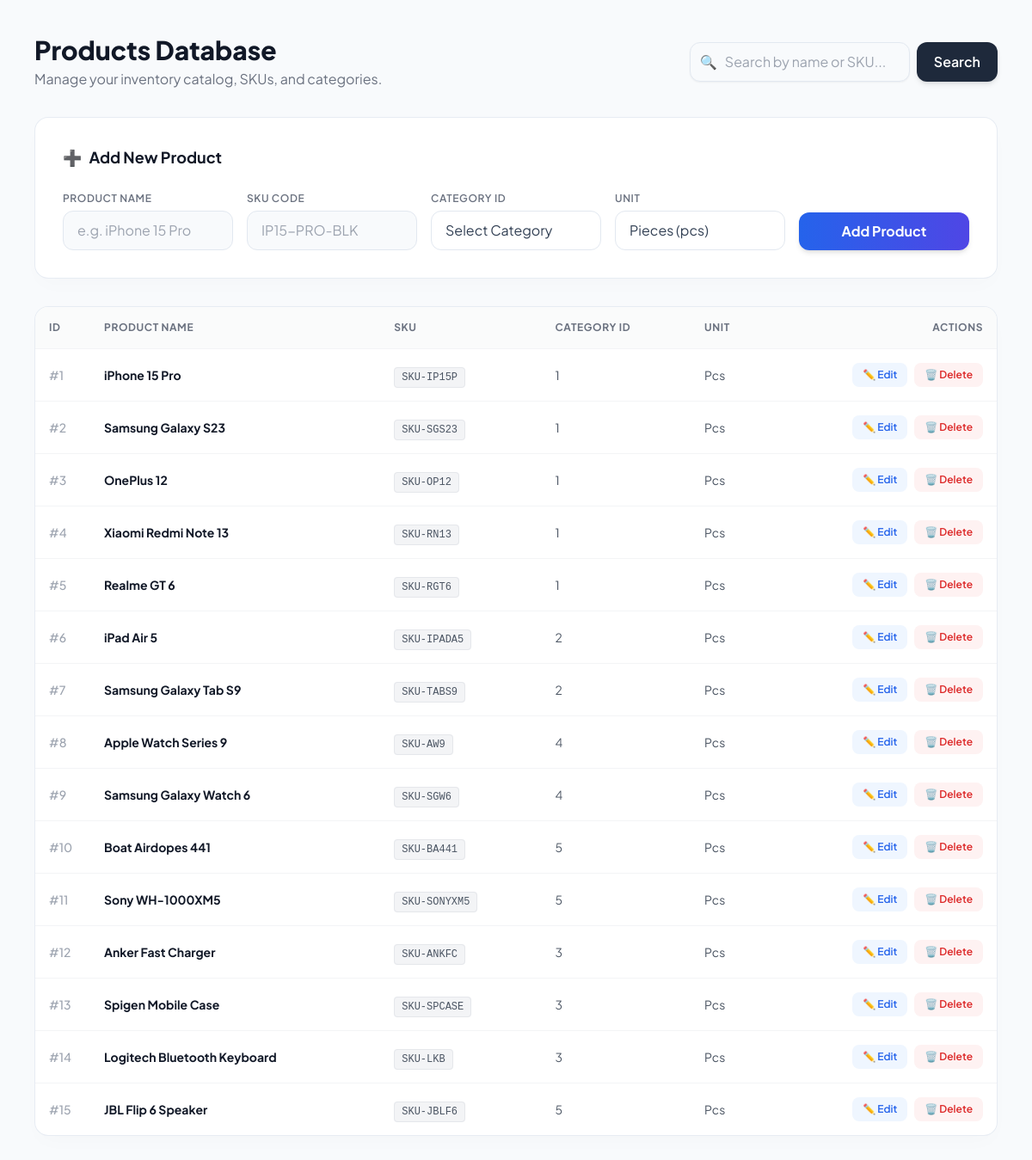
The page /products.php (signed in) on the database its author committed.
### tables this page shows
CREATE TABLE `products` (
  `product_id` int(11) NOT NULL,
  `product_name` varchar(150) DEFAULT NULL,
  `sku` varchar(50) DEFAULT NULL,
  `category_id` int(11) DEFAULT NULL,
  `unit` varchar(20) DEFAULT NULL,
  `reorder_level` int(11) DEFAULT 10,
  `created_at` timestamp NOT NULL DEFAULT current_timestamp()
);

### products.php (the view, shortened to what this page needs)
<?php
include "db.php";
$search="";
if(isset($_GET['search'])){
    $search=$_GET['search'];
    $products=mysqli_query($conn,"SELECT * FROM products WHERE product_name LIKE '%$search%' OR sku LIKE '%$search%'");
}else{
    $products=mysqli_query($conn,"SELECT * FROM products");
}
?>
<!DOCTYPE html>
<html lang="en">
<head>
    <script src="https://cdn.tailwindcss.com"></script>
</head>
<body class="flex h-screen overflow-hidden text-gray-800">
    <main class="flex-1 h-full overflow-y-auto relative">
        <div class="p-6 lg:p-10 max-w-7xl mx-auto space-y-8">
            <div class="flex flex-col md:flex-row justify-between items-start md:items-center gap-4 fade-in">
                <div>
                    <h1 class="text-3xl font-extrabold text-gray-900">Products Database</h1>
                    <p class="text-gray-500 mt-1">Manage your inventory catalog, SKUs, and categories.</p>
                </div>
                <form method="get" class="flex w-full md:w-auto gap-2">
                    <div class="relative w-full md:w-64">
                        <span class="absolute inset-y-0 left-0 flex items-center pl-3 text-gray-400">🔍</span>
                        <input type="text" name="search" placeholder="Search by name or SKU..." value="<?php echo htmlspecialchars($search); ?>" class="form-input pl-10 w-full shadow-sm">
                    </div>
                    <button type="submit" class="bg-slate-800 hover:bg-slate-900 text-white font-semibold py-2 px-5 rounded-xl shadow-md transition-colors whitespace-nowrap">
                        Search
                    </button>
                </form>
            </div>
            <div class="glass-panel p-6 lg:p-8 fade-in" style="animation-delay: 0.1s;">
                <h3 class="text-lg font-bold text-gray-900 mb-5 flex items-center gap-2"><span>➕</span> Add New Product</h3>
                <form method="post" class="grid grid-cols-1 md:grid-cols-2 lg:grid-cols-5 gap-4 items-end">
                    <div class="space-y-1 lg:col-span-1">
                        <label class="text-xs font-semibold text-gray-500 uppercase tracking-wider">Product Name</label>
                        <input type="text" name="product_name" placeholder="e.g. iPhone 15 Pro" required class="form-input">
                    </div>
                    <div class="space-y-1 lg:col-span-1">
                        <label class="text-xs font-semibold text-gray-500 uppercase tracking-wider">SKU Code</label>
                        <input type="text" name="sku" placeholder="IP15-PRO-BLK" required class="form-input">
                    </div>
                    <div class="space-y-1 lg:col-span-1">
                        <label class="text-xs font-semibold text-gray-500 uppercase tracking-wider">Category ID</label>
                        <select name="category_id" required class="form-input appearance-none bg-white">
                            <option value="" disabled selected>Select Category</option>
                        </select>
                    </div>
                    <div class="space-y-1 lg:col-span-1">
                        <label class="text-xs font-semibold text-gray-500 uppercase tracking-wider">Unit</label>
                        <select name="unit" required class="form-input appearance-none bg-white">
                            <option value="pcs">Pieces (pcs)</option>
                        </select>
                    </div>
                    <div class="lg:col-span-1">
                        <button type="submit" name="add" class="w-full bg-gradient-to-r from-blue-600 to-indigo-600 hover:from-blue-700 hover:to-indigo-700 text-white font-bold py-2.5 px-4 rounded-xl shadow-md hover:shadow-lg transition-all transform hover:-translate-y-0.5">
                            Add Product
                        </button>
                    </div>
                </form>
            </div>
            <div class="glass-panel overflow-hidden fade-in" style="animation-delay: 0.2s;">
                <div class="overflow-x-auto">
                    <table class="w-full text-left border-collapse">
                        <thead>
                            <tr class="bg-gray-50/80 text-gray-500 text-xs tracking-wider uppercase border-b border-gray-100">
                                <th class="p-4 font-bold w-16">ID</th>
                                <th class="p-4 font-bold">Product Name</th>
                                <th class="p-4 font-bold">SKU</th>
                                <th class="p-4 font-bold">Category ID</th>
                                <th class="p-4 font-bold">Unit</th>
                                <th class="p-4 font-bold text-right">Actions</th>
                            </tr>
                        </thead>
                        <tbody class="divide-y divide-gray-100 text-sm">
                            <?php if(mysqli_num_rows($products) > 0): ?>
                                <?php while($row=mysqli_fetch_assoc($products)){ ?>
                                <tr class="hover:bg-blue-50/30 transition-colors group">
                                    <td class="p-4 text-gray-400 font-medium">#<?php echo $row['product_id']; ?></td>
                                    <td class="p-4 font-bold text-gray-900"><?php echo htmlspecialchars($row['product_name']); ?></td>
                                    <td class="p-4"><span class="bg-gray-100 text-gray-600 px-2 py-1 rounded font-mono text-xs border border-gray-200"><?php echo htmlspecialchars($row['sku']); ?></span></td>
                                    <td class="p-4 text-gray-600"><?php echo htmlspecialchars($row['category_id']); ?></td>
                                    <td class="p-4 text-gray-600 capitalize"><?php echo htmlspecialchars($row['unit']); ?></td>
                                    <td class="p-4 flex justify-end gap-2">
                                        <button onclick="openEditModal(
                                            '<?php echo $row['product_id']; ?>',
                                            '<?php echo addslashes($row['product_name']); ?>',
                                            '<?php echo addslashes($row['sku']); ?>',
                                            '<?php echo $row['category_id']; ?>',
                                            '<?php echo addslashes($row['unit']); ?>'
                                            )"
                                            class="inline-flex items-center gap-1 bg-blue-50 text-blue-600 hover:bg-blue-600 hover:text-white px-3 py-1.5 rounded-lg font-semibold transition-colors text-xs">
                                            ✏️ Edit
                                        </button>
                                        <a href="products.php?delete=<?php echo $row['product_id']; ?>"
                                           onclick="return confirm('Are you sure you want to delete <?php echo addslashes($row['product_name']); ?>? This action cannot be undone.')"
                                           class="inline-flex items-center gap-1 bg-red-50 text-red-600 hover:bg-red-600 hover:text-white px-3 py-1.5 rounded-lg font-semibold transition-colors text-xs">
                                           🗑️ Delete
                                        </a>
                                    </td>
                                </tr>
                                <?php } ?>
                            <?php endif; ?>
                        </tbody>
                    </table>
                </div>
            </div>
        </div>
    </main>
</body>
</html>

### products.php (style rules this page uses)
body { font-family: 'Plus Jakarta Sans', sans-serif; background: #f8fafc; }
.glass-panel { background: #ffffff; border: 1px solid rgba(226, 232, 240, 0.8); box-shadow: 0 10px 25px -5px rgba(0, 0, 0, 0.02), 0 8px 10px -6px rgba(0, 0, 0, 0.01); border-radius: 1rem; transition: all 0.3s ease; }
.form-input { width: 100%; background-color: #f8fafc; border: 1px solid #e2e8f0; color: #334155; border-radius: 0.75rem; padding: 0.625rem 1rem; transition: all 0.2s; }
.fade-in { opacity: 0; transform: translateY(10px); animation: fadeIn 0.5s cubic-bezier(0.16, 1, 0.3, 1) forwards; }

### rows shown on the page
products: product_id "1", product_name "iPhone 15 Pro", sku "SKU-IP15P", category "1", unit "Pcs"
products: product_id "2", product_name "Samsung Galaxy S23", sku "SKU-SGS23", category "1", unit "Pcs"
products: product_id "3", product_name "OnePlus 12", sku "SKU-OP12", category "1", unit "Pcs"
products: product_id "4", product_name "Xiaomi Redmi Note 13", sku "SKU-RN13", category "1", unit "Pcs"
products: product_id "5", product_name "Realme GT 6", sku "SKU-RGT6", category "1", unit "Pcs"
products: product_id "6", product_name "iPad Air 5", sku "SKU-IPADA5", category "2", unit "Pcs"
products: product_id "7", product_name "Samsung Galaxy Tab S9", sku "SKU-TABS9", category "2", unit "Pcs"
products: product_id "8", product_name "Apple Watch Series 9", sku "SKU-AW9", category "4", unit "Pcs"
products: product_id "9", product_name "Samsung Galaxy Watch 6", sku "SKU-SGW6", category "4", unit "Pcs"
products: product_id "10", product_name "Boat Airdopes 441", sku "SKU-BA441", category "5", unit "Pcs"
products: product_id "11", product_name "Sony WH-1000XM5", sku "SKU-SONYXM5", category "5", unit "Pcs"
products: product_id "12", product_name "Anker Fast Charger", sku "SKU-ANKFC", category "3", unit "Pcs"
products: product_id "13", product_name "Spigen Mobile Case", sku "SKU-SPCASE", category "3", unit "Pcs"
products: product_id "14", product_name "Logitech Bluetooth Keyboard", sku "SKU-LKB", category "3", unit "Pcs"
products: product_id "15", product_name "JBL Flip 6 Speaker", sku "SKU-JBLF6", category "5", unit "Pcs"
